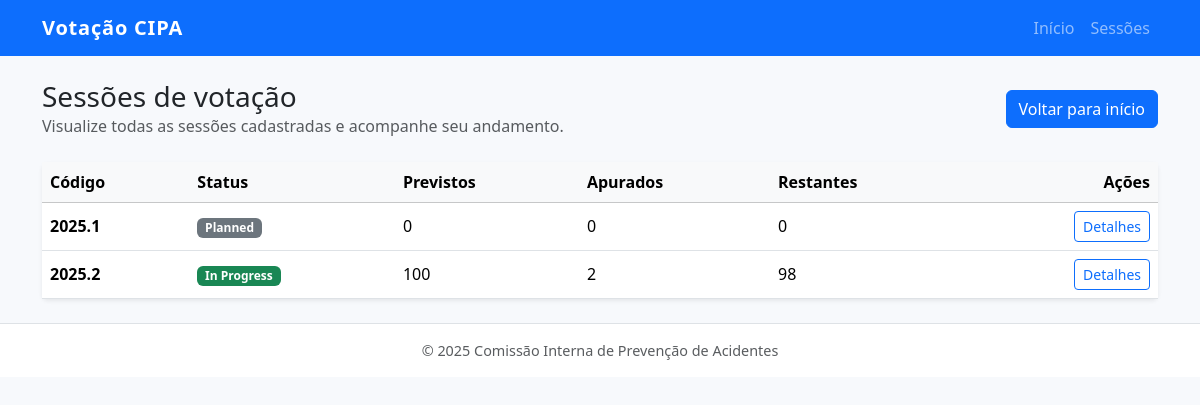
Page /sessions on the committed database.
### models.py (models this page shows)
class VotingSession(SQLModel, table=True):
    id: Optional[int] = Field(default=None, primary_key=True)
    code: str = Field(index=True, unique=True)
    expected_votes: int = Field(default=0, ge=0)
    status: SessionStatus = Field(default=SessionStatus.PLANNED)
    start_time: Optional[datetime] = Field(default=None)
    end_time: Optional[datetime] = Field(default=None)
    candidates: list["Candidate"] = Relationship(back_populates="session")
    poll_workers: list["PollWorker"] = Relationship(back_populates="session")
    permits: list["VotePermit"] = Relationship(back_populates="session")
    votes: list["Vote"] = Relationship(back_populates="session")

### frontend/routes.py (the view)
@router.get("/sessions", response_class=HTMLResponse)
def list_sessions(
    request: Request, db_session: Session = Depends(get_session)
) -> HTMLResponse:
    sessions = db_session.exec(select(VotingSession).order_by(VotingSession.code)).all()
    overviews = [_session_overview(db_session, item) for item in sessions]
    context = {
        "request": request,
        "sessions": overviews,
    }
    return templates.TemplateResponse("sessions/list.html", context)

### templates/sessions/list.html (shortened to what this page needs)
{% extends "base.html" %}
{% block content %}
  <div class="d-flex justify-content-between align-items-center mb-4">
    <div>
      <h1 class="h3 mb-0">Sessões de votação</h1>
      <p class="text-muted mb-0">Visualize todas as sessões cadastradas e acompanhe seu andamento.</p>
    </div>
    <a class="btn btn-primary" href="/">Voltar para início</a>
  </div>
  <div class="card shadow-sm border-0">
    <div class="table-responsive">
      <table class="table table-hover mb-0 align-middle">
        <thead class="table-light">
          <tr>
            <th scope="col">Código</th>
            <th scope="col">Status</th>
            <th scope="col">Previstos</th>
            <th scope="col">Apurados</th>
            <th scope="col">Restantes</th>
            <th scope="col" class="text-end">Ações</th>
          </tr>
        </thead>
        <tbody>
          {% if sessions %}
            {% for session in sessions %}
              <tr>
                <td class="fw-semibold">{{ session.code }}</td>
                <td>
                  <span class="badge text-bg-{{ 'success' if session.status.value == 'in_progress' else 'secondary' }}">
                    {{ session.status.value|replace('_', ' ')|title }}
                  </span>
                </td>
                <td>{{ session.expected_votes }}</td>
                <td>{{ session.total_votes }}</td>
                <td>{{ session.remaining_votes }}</td>
                <td class="text-end">
                  <a class="btn btn-sm btn-outline-primary" href="/sessions/{{ session.id }}">Detalhes</a>
                </td>
              </tr>
            {% endfor %}
          {% else %}
            <tr>
              <td colspan="6" class="text-center py-5 text-muted">
                Nenhuma sessão cadastrada até o momento.
              </td>
            </tr>
          {% endif %}
        </tbody>
      </table>
    </div>
  </div>
{% endblock %}

### templates/base.html (style rules this page uses)
body { background-color: #f7f9fc; }

### rows in the picture
VotingSession: code "2025.1", status.value "Planned", expected_votes "0", total_votes "0", remaining_votes "0"
VotingSession: code "2025.2", status.value "In Progress", expected_votes "100", total_votes "2", remaining_votes "98"
